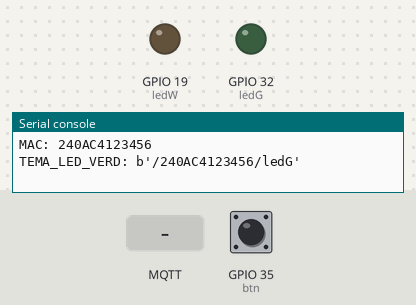
The program below on a simulated ESP32 board running MicroPython. On the bench: output pins drawn as LEDs (lit = HIGH), the last lines printed to the serial console. The inputs (shaded band) are chosen by the test bench; at power-on: GPIO 35 (btn) LOW. WiFi joins after 1.5 s; random numbers come from a fixed seed; no MQTT or app messages arrive unless stated.

Above: at 2.8 s.
2.9 s: MQTT message "1" arrives on the first subscribed topic
At 3.6 s:
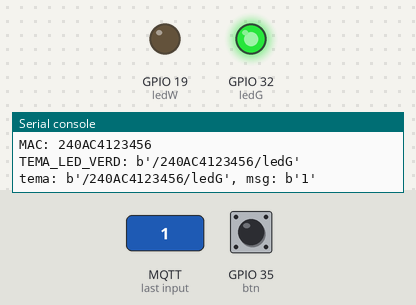
6.0 s: MQTT message "on" arrives on the first subscribed topic
At 6.6 s:
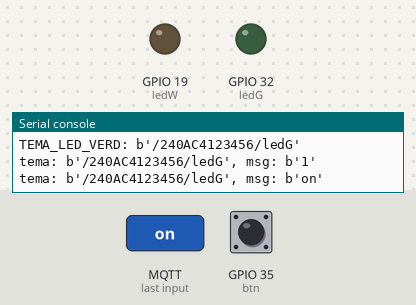
Timing chart, 0 to 9.0 s (numbered marks = the images above; inputs shaded):
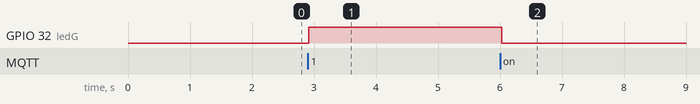

Measured:
- after the input at 2.9 s, GPIO 32 (ledG): LOW → HIGH at once
- after the input at 6.0 s, GPIO 32 (ledG): HIGH → LOW at once

The program:

main.py
```python
'''
Based on: https://bhave.sh/micropython-mqtt/
https://github.com/jordibinefa/IoT-02/tree/master/micropython/prj_mqtt_00
20220830
'''
from umqttsimple import MQTTClient
from machine import Pin
from time import sleep
from random import choice
import ubinascii,network

def cadenaAleatoria(longitud):
    lletres = ['a','b','c','d','e','f','0','1','2','3','4','5','6','7','8','9']
    return 'IoT-02_'+''.join(choice(lletres) for i in range(longitud))

def controlLedVerd(topic,msg):
    print("tema: %s, msg: %s"%(topic,msg))
    if msg.decode() == '1':
        ledG.value(1)
    else:
        ledG.value(0)

btn = Pin(35,Pin.IN)
ledW = Pin(19,Pin.OUT)
ledG = Pin(32,Pin.OUT)
wlan_sta = network.WLAN(network.STA_IF)
wlan_mac = wlan_sta.config('mac')
MAC = ubinascii.hexlify(wlan_mac).decode().upper()
print("MAC: %s"%MAC)
TEMA_BOTO = b'/' + MAC.encode() + b'/btn/35'
TEMA_LED_VERD = b'/' + MAC.encode() + b'/ledG'
print("TEMA_LED_VERD: %s"%TEMA_LED_VERD)
CLIENT_NAME = cadenaAleatoria(10)
BROKER_ADDR = 'formacio.things.cat'
BROKER_PORT = 1883
BROKER_USER = 'ecat'
BROKER_PWD = 'clotClot'
mqttc = MQTTClient(CLIENT_NAME, BROKER_ADDR, port=BROKER_PORT, user=BROKER_USER,password=BROKER_PWD,keepalive=60)
mqttc.connect()
mqttc.set_callback(controlLedVerd)
mqttc.subscribe(TEMA_LED_VERD)

currentBtn = btn()
lastBtn = currentBtn
while True:
    currentBtn = btn()
    if currentBtn != lastBtn:
        lastBtn = currentBtn
        if currentBtn == 1:
            print("Button released. ",end='')
        else:
            print("Button pressed. ",end='')
        missatge = str(currentBtn).encode()
        try:
            mqttc.publish( TEMA_BOTO, missatge )
            print("Tema: %s, missatge: %s"%(TEMA_BOTO,missatge))
        except:
            print("It looks like there is not MQTT connection")

    mqttc.check_msg()
    sleep(0.05)
```

boot.py
```python
# This file is executed on every boot (including wake-boot from deepsleep)
#import esp
#esp.osdebug(None)
#import webrepl
#webrepl.start()

def connect():
    import network
    sta_if = network.WLAN(network.STA_IF)
    if not sta_if.isconnected():
        sta_if.active(True)
        sta_if.connect('CASTELLA40_2G', '1A2B3C4D5E')
        while not sta_if.isconnected():
            pass # wait till connection
    print('network config:', sta_if.ifconfig())

print("Benvinguts a MicroPython per a la placa IoT-02")
connect()
```
